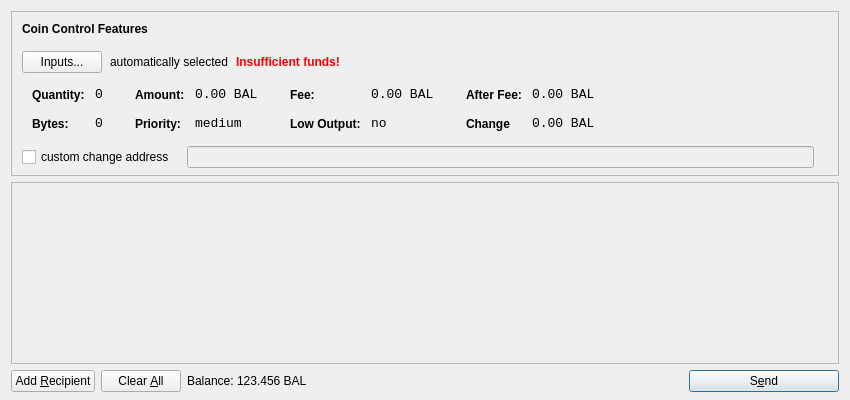
<?xml version="1.0" encoding="UTF-8"?>
<ui version="4.0">
 <class>SendCoinsDialog</class>
 <widget class="QDialog" name="SendCoinsDialog">
  <property name="geometry">
   <rect>
    <x>0</x>
    <y>0</y>
    <width>850</width>
    <height>400</height>
   </rect>
  </property>
  <property name="windowTitle">
   <string>Send Coins</string>
  </property>
  <layout class="QVBoxLayout" name="verticalLayout" stretch="0,1,0">
   <property name="bottomMargin">
    <number>8</number>
   </property>
   <item>
    <widget class="QFrame" name="frameCoinControl">
     <property name="sizePolicy">
      <sizepolicy hsizetype="Expanding" vsizetype="Expanding">
       <horstretch>0</horstretch>
       <verstretch>0</verstretch>
      </sizepolicy>
     </property>
     <property name="maximumSize">
      <size>
       <width>16777215</width>
       <height>16777215</height>
      </size>
     </property>
     <property name="frameShape">
      <enum>QFrame::StyledPanel</enum>
     </property>
     <property name="frameShadow">
      <enum>QFrame::Sunken</enum>
     </property>
     <layout class="QVBoxLayout" name="verticalLayoutCoinControl2">
      <property name="spacing">
       <number>-1</number>
      </property>
      <property name="leftMargin">
       <number>0</number>
      </property>
      <property name="topMargin">
       <number>0</number>
      </property>
      <property name="rightMargin">
       <number>0</number>
      </property>
      <property name="bottomMargin">
       <number>6</number>
      </property>
      <item>
       <layout class="QVBoxLayout" name="verticalLayoutCoinControl" stretch="0,0,0,0,1">
        <property name="spacing">
         <number>0</number>
        </property>
        <property name="leftMargin">
         <number>10</number>
        </property>
        <property name="topMargin">
         <number>10</number>
        </property>
        <item>
         <layout class="QHBoxLayout" name="horizontalLayoutCoinControl1">
          <property name="bottomMargin">
           <number>15</number>
          </property>
          <item>
           <widget class="QLabel" name="labelCoinControlFeatures">
            <property name="sizePolicy">
             <sizepolicy hsizetype="Preferred" vsizetype="Maximum">
              <horstretch>0</horstretch>
              <verstretch>0</verstretch>
             </sizepolicy>
            </property>
            <property name="font">
             <font>
              <weight>75</weight>
              <bold>true</bold>
             </font>
            </property>
            <property name="styleSheet">
             <string notr="true">font-weight:bold;</string>
            </property>
            <property name="text">
             <string>Coin Control Features</string>
            </property>
           </widget>
          </item>
         </layout>
        </item>
        <item>
         <layout class="QHBoxLayout" name="horizontalLayoutCoinControl2" stretch="0,0,0,0">
          <property name="spacing">
           <number>8</number>
          </property>
          <property name="bottomMargin">
           <number>10</number>
          </property>
          <item>
           <widget class="QPushButton" name="pushButtonCoinControl">
            <property name="styleSheet">
             <string notr="true"/>
            </property>
            <property name="text">
             <string>Inputs...</string>
            </property>
           </widget>
          </item>
          <item>
           <widget class="QLabel" name="labelCoinControlAutomaticallySelected">
            <property name="text">
             <string>automatically selected</string>
            </property>
            <property name="margin">
             <number>5</number>
            </property>
           </widget>
          </item>
          <item>
           <widget class="QLabel" name="labelCoinControlInsuffFunds">
            <property name="font">
             <font>
              <weight>75</weight>
              <bold>true</bold>
             </font>
            </property>
            <property name="styleSheet">
             <string notr="true">color:red;font-weight:bold;</string>
            </property>
            <property name="text">
             <string>Insufficient funds!</string>
            </property>
            <property name="margin">
             <number>5</number>
            </property>
           </widget>
          </item>
          <item>
           <spacer name="horizontalSpacerCoinControl">
            <property name="orientation">
             <enum>Qt::Horizontal</enum>
            </property>
            <property name="sizeHint" stdset="0">
             <size>
              <width>40</width>
              <height>1</height>
             </size>
            </property>
           </spacer>
          </item>
         </layout>
        </item>
        <item>
         <widget class="QWidget" name="widgetCoinControl" native="true">
          <property name="sizePolicy">
           <sizepolicy hsizetype="Preferred" vsizetype="Preferred">
            <horstretch>0</horstretch>
            <verstretch>0</verstretch>
           </sizepolicy>
          </property>
          <property name="minimumSize">
           <size>
            <width>0</width>
            <height>0</height>
           </size>
          </property>
          <property name="styleSheet">
           <string notr="true"/>
          </property>
          <layout class="QHBoxLayout" name="horizontalLayoutCoinControl5">
           <property name="margin">
            <number>0</number>
           </property>
           <item>
            <layout class="QHBoxLayout" name="horizontalLayoutCoinControl3" stretch="0,0,0,1">
             <property name="spacing">
              <number>20</number>
             </property>
             <property name="topMargin">
              <number>0</number>
             </property>
             <property name="bottomMargin">
              <number>10</number>
             </property>
             <item>
              <layout class="QFormLayout" name="formLayoutCoinControl1">
               <property name="horizontalSpacing">
                <number>10</number>
               </property>
               <property name="verticalSpacing">
                <number>14</number>
               </property>
               <property name="leftMargin">
                <number>10</number>
               </property>
               <property name="topMargin">
                <number>4</number>
               </property>
               <property name="rightMargin">
                <number>6</number>
               </property>
               <item row="0" column="0">
                <widget class="QLabel" name="labelCoinControlQuantityText">
                 <property name="styleSheet">
                  <string notr="true">font-weight:bold;</string>
                 </property>
                 <property name="text">
                  <string>Quantity:</string>
                 </property>
                 <property name="margin">
                  <number>0</number>
                 </property>
                </widget>
               </item>
               <item row="0" column="1">
                <widget class="QLabel" name="labelCoinControlQuantity">
                 <property name="font">
                  <font>
                   <family>Monospace</family>
                   <pointsize>10</pointsize>
                  </font>
                 </property>
                 <property name="cursor">
                  <cursorShape>IBeamCursor</cursorShape>
                 </property>
                 <property name="contextMenuPolicy">
                  <enum>Qt::ActionsContextMenu</enum>
                 </property>
                 <property name="text">
                  <string>0</string>
                 </property>
                 <property name="margin">
                  <number>0</number>
                 </property>
                 <property name="textInteractionFlags">
                  <set>Qt::LinksAccessibleByMouse|Qt::TextSelectableByKeyboard|Qt::TextSelectableByMouse</set>
                 </property>
                </widget>
               </item>
               <item row="1" column="0">
                <widget class="QLabel" name="labelCoinControlBytesText">
                 <property name="styleSheet">
                  <string notr="true">font-weight:bold;</string>
                 </property>
                 <property name="text">
                  <string>Bytes:</string>
                 </property>
                </widget>
               </item>
               <item row="1" column="1">
                <widget class="QLabel" name="labelCoinControlBytes">
                 <property name="font">
                  <font>
                   <family>Monospace</family>
                   <pointsize>10</pointsize>
                  </font>
                 </property>
                 <property name="cursor">
                  <cursorShape>IBeamCursor</cursorShape>
                 </property>
                 <property name="contextMenuPolicy">
                  <enum>Qt::ActionsContextMenu</enum>
                 </property>
                 <property name="text">
                  <string>0</string>
                 </property>
                 <property name="textInteractionFlags">
                  <set>Qt::LinksAccessibleByMouse|Qt::TextSelectableByKeyboard|Qt::TextSelectableByMouse</set>
                 </property>
                </widget>
               </item>
              </layout>
             </item>
             <item>
              <layout class="QFormLayout" name="formLayoutCoinControl2">
               <property name="horizontalSpacing">
                <number>10</number>
               </property>
               <property name="verticalSpacing">
                <number>14</number>
               </property>
               <property name="leftMargin">
                <number>6</number>
               </property>
               <property name="topMargin">
                <number>4</number>
               </property>
               <property name="rightMargin">
                <number>6</number>
               </property>
               <item row="0" column="0">
                <widget class="QLabel" name="labelCoinControlAmountText">
                 <property name="styleSheet">
                  <string notr="true">font-weight:bold;</string>
                 </property>
                 <property name="text">
                  <string>Amount:</string>
                 </property>
                 <property name="margin">
                  <number>0</number>
                 </property>
                </widget>
               </item>
               <item row="0" column="1">
                <widget class="QLabel" name="labelCoinControlAmount">
                 <property name="font">
                  <font>
                   <family>Monospace</family>
                   <pointsize>10</pointsize>
                  </font>
                 </property>
                 <property name="cursor">
                  <cursorShape>IBeamCursor</cursorShape>
                 </property>
                 <property name="contextMenuPolicy">
                  <enum>Qt::ActionsContextMenu</enum>
                 </property>
                 <property name="text">
                  <string>0.00 BAL</string>
                 </property>
                 <property name="textInteractionFlags">
                  <set>Qt::LinksAccessibleByMouse|Qt::TextSelectableByKeyboard|Qt::TextSelectableByMouse</set>
                 </property>
                </widget>
               </item>
               <item row="1" column="0">
                <widget class="QLabel" name="labelCoinControlPriorityText">
                 <property name="styleSheet">
                  <string notr="true">font-weight:bold;</string>
                 </property>
                 <property name="text">
                  <string>Priority:</string>
                 </property>
                </widget>
               </item>
               <item row="1" column="1">
                <widget class="QLabel" name="labelCoinControlPriority">
                 <property name="font">
                  <font>
                   <family>Monospace</family>
                   <pointsize>10</pointsize>
                  </font>
                 </property>
                 <property name="cursor">
                  <cursorShape>IBeamCursor</cursorShape>
                 </property>
                 <property name="contextMenuPolicy">
                  <enum>Qt::ActionsContextMenu</enum>
                 </property>
                 <property name="text">
                  <string>medium</string>
                 </property>
                 <property name="textInteractionFlags">
                  <set>Qt::LinksAccessibleByMouse|Qt::TextSelectableByKeyboard|Qt::TextSelectableByMouse</set>
                 </property>
                </widget>
               </item>
              </layout>
             </item>
             <item>
              <layout class="QFormLayout" name="formLayoutCoinControl3">
               <property name="horizontalSpacing">
                <number>10</number>
               </property>
               <property name="verticalSpacing">
                <number>14</number>
               </property>
               <property name="leftMargin">
                <number>6</number>
               </property>
               <property name="topMargin">
                <number>4</number>
               </property>
               <property name="rightMargin">
                <number>6</number>
               </property>
               <item row="0" column="0">
                <widget class="QLabel" name="labelCoinControlFeeText">
                 <property name="styleSheet">
                  <string notr="true">font-weight:bold;</string>
                 </property>
                 <property name="text">
                  <string>Fee:</string>
                 </property>
                 <property name="margin">
                  <number>0</number>
                 </property>
                </widget>
               </item>
               <item row="0" column="1">
                <widget class="QLabel" name="labelCoinControlFee">
                 <property name="font">
                  <font>
                   <family>Monospace</family>
                   <pointsize>10</pointsize>
                  </font>
                 </property>
                 <property name="cursor">
                  <cursorShape>IBeamCursor</cursorShape>
                 </property>
                 <property name="contextMenuPolicy">
                  <enum>Qt::ActionsContextMenu</enum>
                 </property>
                 <property name="text">
                  <string>0.00 BAL</string>
                 </property>
                 <property name="textInteractionFlags">
                  <set>Qt::LinksAccessibleByMouse|Qt::TextSelectableByKeyboard|Qt::TextSelectableByMouse</set>
                 </property>
                </widget>
               </item>
               <item row="1" column="0">
                <widget class="QLabel" name="labelCoinControlLowOutputText">
                 <property name="styleSheet">
                  <string notr="true">font-weight:bold;</string>
                 </property>
                 <property name="text">
                  <string>Low Output:</string>
                 </property>
                </widget>
               </item>
               <item row="1" column="1">
                <widget class="QLabel" name="labelCoinControlLowOutput">
                 <property name="font">
                  <font>
                   <family>Monospace</family>
                   <pointsize>10</pointsize>
                  </font>
                 </property>
                 <property name="cursor">
                  <cursorShape>IBeamCursor</cursorShape>
                 </property>
                 <property name="contextMenuPolicy">
                  <enum>Qt::ActionsContextMenu</enum>
                 </property>
                 <property name="text">
                  <string>no</string>
                 </property>
                 <property name="textInteractionFlags">
                  <set>Qt::LinksAccessibleByMouse|Qt::TextSelectableByKeyboard|Qt::TextSelectableByMouse</set>
                 </property>
                </widget>
               </item>
              </layout>
             </item>
             <item>
              <layout class="QFormLayout" name="formLayoutCoinControl4">
               <property name="horizontalSpacing">
                <number>10</number>
               </property>
               <property name="verticalSpacing">
                <number>14</number>
               </property>
               <property name="leftMargin">
                <number>6</number>
               </property>
               <property name="topMargin">
                <number>4</number>
               </property>
               <property name="rightMargin">
                <number>6</number>
               </property>
               <item row="0" column="0">
                <widget class="QLabel" name="labelCoinControlAfterFeeText">
                 <property name="styleSheet">
                  <string notr="true">font-weight:bold;</string>
                 </property>
                 <property name="text">
                  <string>After Fee:</string>
                 </property>
                 <property name="margin">
                  <number>0</number>
                 </property>
                </widget>
               </item>
               <item row="0" column="1">
                <widget class="QLabel" name="labelCoinControlAfterFee">
                 <property name="font">
                  <font>
                   <family>Monospace</family>
                   <pointsize>10</pointsize>
                  </font>
                 </property>
                 <property name="cursor">
                  <cursorShape>IBeamCursor</cursorShape>
                 </property>
                 <property name="contextMenuPolicy">
                  <enum>Qt::ActionsContextMenu</enum>
                 </property>
                 <property name="text">
                  <string>0.00 BAL</string>
                 </property>
                 <property name="textInteractionFlags">
                  <set>Qt::LinksAccessibleByMouse|Qt::TextSelectableByKeyboard|Qt::TextSelectableByMouse</set>
                 </property>
                </widget>
               </item>
               <item row="1" column="0">
                <widget class="QLabel" name="labelCoinControlChangeText">
                 <property name="styleSheet">
                  <string notr="true">font-weight:bold;</string>
                 </property>
                 <property name="text">
                  <string>Change</string>
                 </property>
                </widget>
               </item>
               <item row="1" column="1">
                <widget class="QLabel" name="labelCoinControlChange">
                 <property name="font">
                  <font>
                   <family>Monospace</family>
                   <pointsize>10</pointsize>
                  </font>
                 </property>
                 <property name="cursor">
                  <cursorShape>IBeamCursor</cursorShape>
                 </property>
                 <property name="contextMenuPolicy">
                  <enum>Qt::ActionsContextMenu</enum>
                 </property>
                 <property name="text">
                  <string>0.00 BAL</string>
                 </property>
                 <property name="textInteractionFlags">
                  <set>Qt::LinksAccessibleByMouse|Qt::TextSelectableByKeyboard|Qt::TextSelectableByMouse</set>
                 </property>
                </widget>
               </item>
              </layout>
             </item>
            </layout>
           </item>
          </layout>
         </widget>
        </item>
        <item>
         <layout class="QHBoxLayout" name="horizontalLayoutCoinControl4" stretch="0,0,0">
          <property name="spacing">
           <number>12</number>
          </property>
          <property name="sizeConstraint">
           <enum>QLayout::SetDefaultConstraint</enum>
          </property>
          <property name="topMargin">
           <number>5</number>
          </property>
          <property name="rightMargin">
           <number>5</number>
          </property>
          <item>
           <widget class="QCheckBox" name="checkBoxCoinControlChange">
            <property name="text">
             <string>custom change address</string>
            </property>
           </widget>
          </item>
          <item>
           <widget class="QLineEdit" name="lineEditCoinControlChange">
            <property name="enabled">
             <bool>false</bool>
            </property>
            <property name="sizePolicy">
             <sizepolicy hsizetype="Expanding" vsizetype="Fixed">
              <horstretch>0</horstretch>
              <verstretch>0</verstretch>
             </sizepolicy>
            </property>
           </widget>
          </item>
          <item>
           <widget class="QLabel" name="labelCoinControlChangeLabel">
            <property name="sizePolicy">
             <sizepolicy hsizetype="Preferred" vsizetype="Expanding">
              <horstretch>0</horstretch>
              <verstretch>0</verstretch>
             </sizepolicy>
            </property>
            <property name="minimumSize">
             <size>
              <width>0</width>
              <height>0</height>
             </size>
            </property>
            <property name="text">
             <string/>
            </property>
            <property name="margin">
             <number>3</number>
            </property>
           </widget>
          </item>
         </layout>
        </item>
        <item>
         <spacer name="verticalSpacerCoinControl">
          <property name="orientation">
           <enum>Qt::Vertical</enum>
          </property>
          <property name="sizeHint" stdset="0">
           <size>
            <width>800</width>
            <height>1</height>
           </size>
          </property>
         </spacer>
        </item>
       </layout>
      </item>
     </layout>
    </widget>
   </item>
   <item>
    <widget class="QScrollArea" name="scrollArea">
     <property name="widgetResizable">
      <bool>true</bool>
     </property>
     <widget class="QWidget" name="scrollAreaWidgetContents">
      <property name="geometry">
       <rect>
        <x>0</x>
        <y>0</y>
        <width>830</width>
        <height>165</height>
       </rect>
      </property>
      <layout class="QVBoxLayout" name="verticalLayout_2">
       <property name="margin">
        <number>0</number>
       </property>
       <item>
        <layout class="QVBoxLayout" name="entries">
         <property name="spacing">
          <number>6</number>
         </property>
        </layout>
       </item>
       <item>
        <spacer name="verticalSpacer">
         <property name="orientation">
          <enum>Qt::Vertical</enum>
         </property>
         <property name="sizeHint" stdset="0">
          <size>
           <width>20</width>
           <height>40</height>
          </size>
         </property>
        </spacer>
       </item>
      </layout>
     </widget>
    </widget>
   </item>
   <item>
    <layout class="QHBoxLayout" name="horizontalLayout">
     <item>
      <widget class="QPushButton" name="addButton">
       <property name="toolTip">
        <string>Send to multiple recipients at once</string>
       </property>
       <property name="text">
        <string>Add &amp;Recipient</string>
       </property>
       <property name="icon">
        <iconset resource="../bitcoin.qrc">
         <normaloff>:/icons/add</normaloff>:/icons/add</iconset>
       </property>
       <property name="autoDefault">
        <bool>false</bool>
       </property>
      </widget>
     </item>
     <item>
      <widget class="QPushButton" name="clearButton">
       <property name="sizePolicy">
        <sizepolicy hsizetype="Minimum" vsizetype="Fixed">
         <horstretch>0</horstretch>
         <verstretch>0</verstretch>
        </sizepolicy>
       </property>
       <property name="toolTip">
        <string>Remove all transaction fields</string>
       </property>
       <property name="text">
        <string>Clear &amp;All</string>
       </property>
       <property name="icon">
        <iconset resource="../bitcoin.qrc">
         <normaloff>:/icons/remove</normaloff>:/icons/remove</iconset>
       </property>
       <property name="autoRepeatDelay">
        <number>300</number>
       </property>
       <property name="autoDefault">
        <bool>false</bool>
       </property>
      </widget>
     </item>
     <item>
      <layout class="QHBoxLayout" name="horizontalLayout_2">
       <property name="spacing">
        <number>3</number>
       </property>
       <item>
        <widget class="QLabel" name="label">
         <property name="sizePolicy">
          <sizepolicy hsizetype="Preferred" vsizetype="Fixed">
           <horstretch>0</horstretch>
           <verstretch>0</verstretch>
          </sizepolicy>
         </property>
         <property name="text">
          <string>Balance:</string>
         </property>
        </widget>
       </item>
       <item>
        <widget class="QLabel" name="labelBalance">
         <property name="sizePolicy">
          <sizepolicy hsizetype="Preferred" vsizetype="Fixed">
           <horstretch>0</horstretch>
           <verstretch>0</verstretch>
          </sizepolicy>
         </property>
         <property name="cursor">
          <cursorShape>IBeamCursor</cursorShape>
         </property>
         <property name="text">
          <string>123.456 BAL</string>
         </property>
         <property name="textInteractionFlags">
          <set>Qt::LinksAccessibleByMouse|Qt::TextSelectableByKeyboard|Qt::TextSelectableByMouse</set>
         </property>
        </widget>
       </item>
      </layout>
     </item>
     <item>
      <spacer name="horizontalSpacer">
       <property name="orientation">
        <enum>Qt::Horizontal</enum>
       </property>
       <property name="sizeHint" stdset="0">
        <size>
         <width>40</width>
         <height>20</height>
        </size>
       </property>
      </spacer>
     </item>
     <item>
      <widget class="QPushButton" name="sendButton">
       <property name="minimumSize">
        <size>
         <width>150</width>
         <height>0</height>
        </size>
       </property>
       <property name="toolTip">
        <string>Confirm the send action</string>
       </property>
       <property name="text">
        <string>S&amp;end</string>
       </property>
       <property name="icon">
        <iconset resource="../bitcoin.qrc">
         <normaloff>:/icons/send</normaloff>:/icons/send</iconset>
       </property>
       <property name="default">
        <bool>true</bool>
       </property>
      </widget>
     </item>
    </layout>
   </item>
  </layout>
 </widget>
 <resources>
  <include location="../bitcoin.qrc"/>
 </resources>
 <connections/>
</ui>
